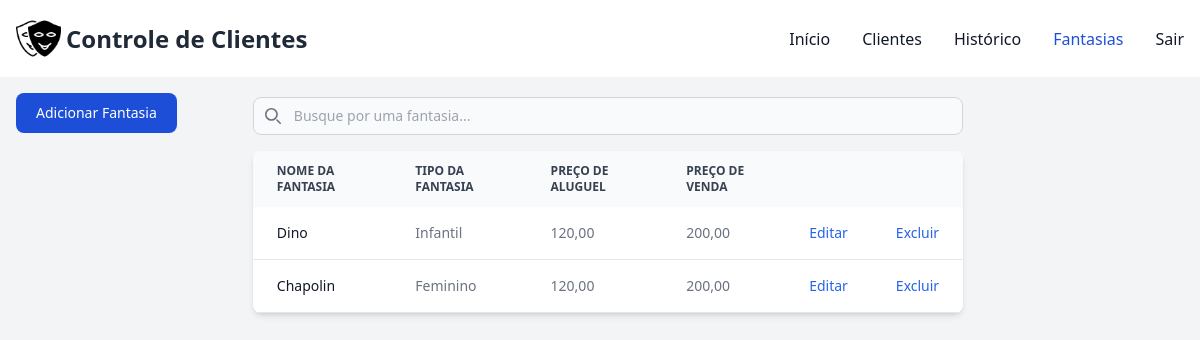
Screenshot of /controle/fantasias/ (signed in) with the database file from the repository.
### controle/models.py (models this page shows, shortened)
class Fantasia(models.Model):
    usuario = models.ForeignKey(User, on_delete=models.CASCADE)
    nome_fantasia = models.CharField(max_length=60, unique=True)
    preco_venda = models.DecimalField(max_digits=10, decimal_places=2, blank=True, null=True)
    preco_aluguel = models.DecimalField(max_digits=10, decimal_places=2, blank=True, null=True)
    tipo_fantasia = models.ForeignKey(Tipo, on_delete=models.CASCADE)

class Tipo(models.Model):
    nome_tipo = models.CharField(max_length=60, unique=True, null=False)

### controle/views.py (the view, shortened to what this page needs)
# urls.py: path('fantasias/', views.fantasias_view, name='fantasias'),
@login_required(login_url="/controle/login")
def fantasias_view(request):
    if request.method == "GET":
        sessao = request.user
        fantasias = Fantasia.objects.filter(usuario=sessao)
        tipos = Tipo.objects.all()
        context = {
            'fantasias': fantasias,
            'tipos': tipos
        }
        return render(request, 'fantasias.html', context)

### controle/templates/fantasias.html (shortened to what this page needs)
{% extends "base.html" %}
{% block conteudo %}
    <div class="pt-4 pl-4">
        <div class="lg:fixed flex justify-center pb-5">
            <button data-modal-target="crud-modal" data-modal-toggle="crud-modal" class="block text-white bg-blue-700 hover:bg-blue-800 focus:ring-4 focus:outline-none focus:ring-blue-300 font-medium rounded-lg text-sm px-5 py-2.5 text-center" type="button">
                Adicionar Fantasia
            </button>
        </div>
        <div class="flex justify-center">
            <div  class="flex flex-col lg:w-3/5 w-4/5">
            <div class="pb-4">
                <div class="relative mt-1">
                    <div class="absolute inset-y-0 rtl:inset-r-0 start-0 flex items-center ps-3 pointer-events-none">
                    </div>
                    <input type="text" id="costume-search" class="block pt-2 ps-10 text-sm text-gray-900 border border-gray-300 rounded-lg w-full bg-gray-50 focus:ring-blue-500 focus:border-blue-500" placeholder="Busque por uma fantasia...">
                </div>
            </div>
            <div class="relative overflow-x-auto shadow-md sm:rounded-lg">
                <table class="w-full text-sm text-left rtl:text-right text-gray-500">
                    <thead class="text-xs text-gray-700 uppercase bg-gray-50">
                        <tr>
                            <th scope="col" class="px-6 py-3">
                                Nome da Fantasia
                            </th>
                            <th scope="col" class="px-6 py-3">
                                Tipo da Fantasia
                            </th>
                            <th scope="col" class="px-6 py-3">
                                Preço de Aluguel
                            </th>
                            <th scope="col" class="px-6 py-3">
                                Preço de Venda
                            </th>
                            <th scope="col" class="px-6 py-3">
                            </th>
                            <th scope="col" class="px-6 py-3">
                            </th>
                        </tr>
                    </thead>
                    <tbody>
                        {% for fantasia in fantasias %}
                        <tr class="bg-white border-b">
                            <th scope="row" class="px-6 py-4 font-medium text-gray-900 whitespace-nowrap">
                                {{ fantasia.nome_fantasia|truncatechars:52 }}
                            </th>
                            <td class="px-6 py-4">
                                {{ fantasia.tipo_fantasia.nome_tipo }}
                            </td>
                            <td class="px-6 py-4">
                                {{ fantasia.preco_aluguel }}
                            </td>
                            <td class="px-6 py-4">
                                {{ fantasia.preco_venda }}
                            </td>
                            <td class="px-6 py-4">
                                <button data-fantasia-id="{{ fantasia.id }}" data-modal-target="editar-modal" data-modal-toggle="editar-modal" class="font-medium text-blue-600 hover:underline">Editar</button>
                            </td>
                            <td class="px-6 py-4">
                                <button data-fantasia-id="{{ fantasia.id }}" class="font-medium text-blue-600 hover:underline" onclick="excluirFantasia(event)">Excluir</button>
                            </td>
                        </tr>
                        {% endfor %}
                    </tbody>
                </table>
            </div>
        </div>
    </div>
    </div>
    {% load static %}
{% endblock %}

### rows the page displays
Fantasia: nome_fantasia "Dino", tipo_fantasia.nome_tipo "Infantil", preco_aluguel "120,00", preco_venda "200,00"
Fantasia: nome_fantasia "Chapolin", tipo_fantasia.nome_tipo "Feminino", preco_aluguel "120,00", preco_venda "200,00"
